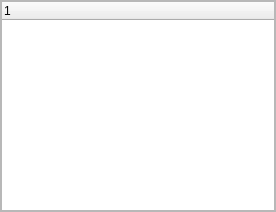
<?xml version="1.0" encoding="UTF-8"?>
<ui version="4.0">
 <class>Tree</class>
 <widget class="QFrame" name="Tree">
  <property name="geometry">
   <rect>
    <x>0</x>
    <y>0</y>
    <width>276</width>
    <height>212</height>
   </rect>
  </property>
  <property name="windowTitle">
   <string>Frame</string>
  </property>
  <property name="frameShape">
   <enum>QFrame::StyledPanel</enum>
  </property>
  <property name="frameShadow">
   <enum>QFrame::Raised</enum>
  </property>
  <layout class="QHBoxLayout" name="horizontalLayout">
   <property name="leftMargin">
    <number>0</number>
   </property>
   <property name="topMargin">
    <number>0</number>
   </property>
   <property name="rightMargin">
    <number>0</number>
   </property>
   <property name="bottomMargin">
    <number>0</number>
   </property>
   <item>
    <widget class="QTreeWidget" name="treeWidget">
     <column>
      <property name="text">
       <string notr="true">1</string>
      </property>
     </column>
    </widget>
   </item>
  </layout>
 </widget>
 <resources/>
 <connections/>
</ui>
